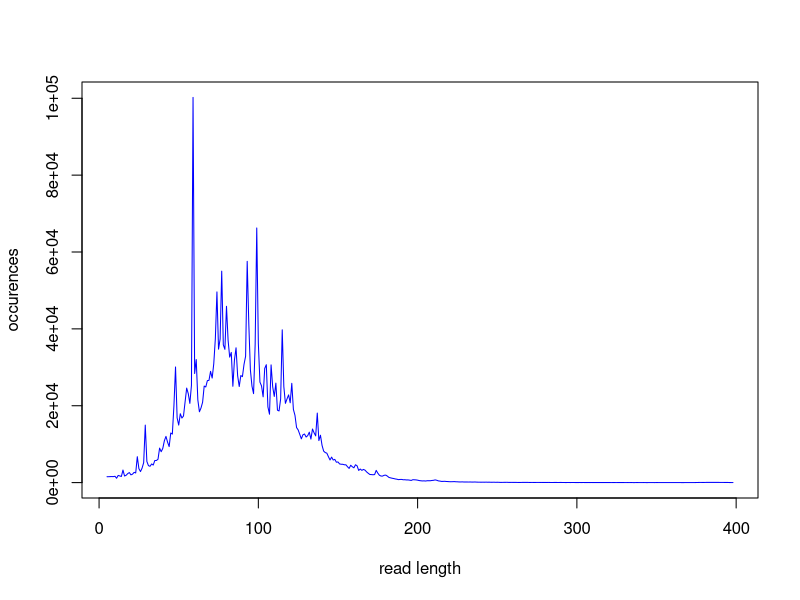

R code for this plot:
reads<-read.csv(file="read_length.txt", sep="", header=FALSE)

png(filename = "SequenceLengthDistribution.png",
         width = 480, height = 480, units = "px", pointsize = 12,
          bg = "white")
plot(reads$V2,reads$V1,type="l",xlab="read length",ylab="occurences",col="blue")
dev.off()

